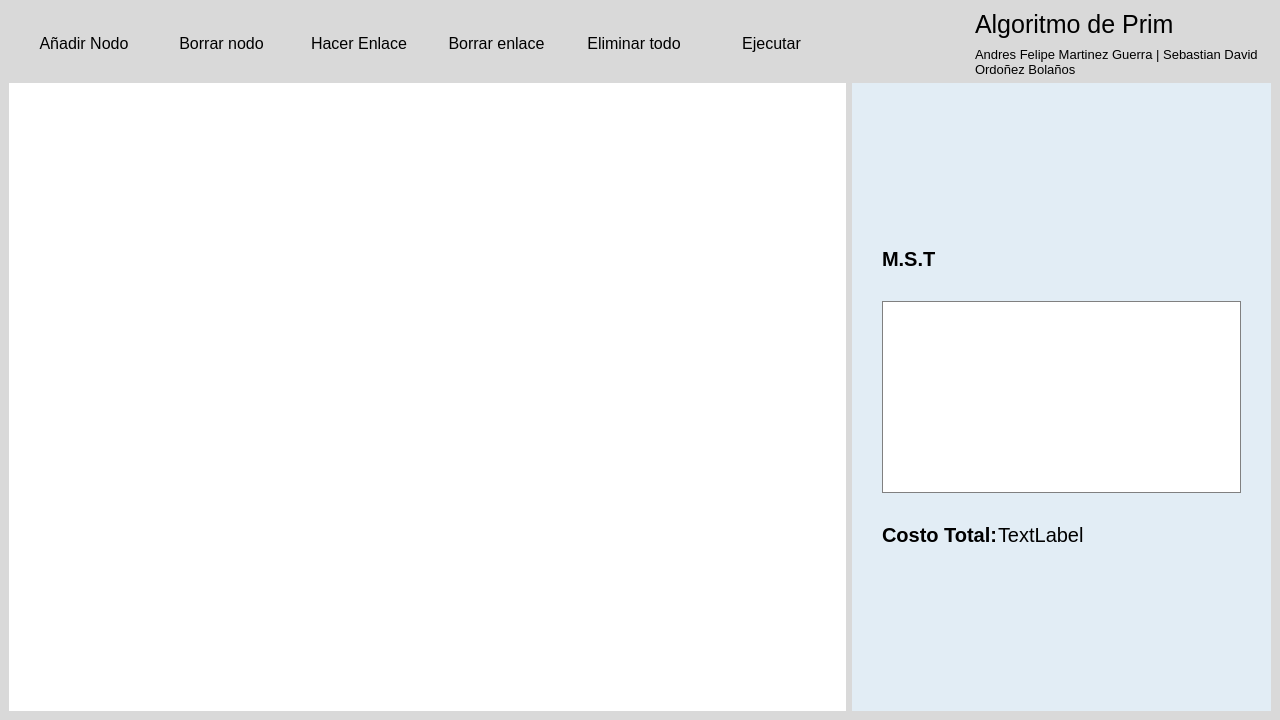
<?xml version="1.0" encoding="UTF-8"?>
<ui version="4.0">
 <class>MainWindow</class>
 <widget class="QMainWindow" name="MainWindow">
  <property name="geometry">
   <rect>
    <x>0</x>
    <y>0</y>
    <width>1280</width>
    <height>720</height>
   </rect>
  </property>
  <property name="windowTitle">
   <string>MainWindow</string>
  </property>
  <widget class="QWidget" name="centralwidget">
   <property name="styleSheet">
    <string notr="true">background-color: rgb(217, 217, 217);</string>
   </property>
   <layout class="QGridLayout" name="gridLayout_3">
    <item row="1" column="0">
     <widget class="QWidget" name="widget_grafo" native="true">
      <property name="sizePolicy">
       <sizepolicy hsizetype="MinimumExpanding" vsizetype="MinimumExpanding">
        <horstretch>10</horstretch>
        <verstretch>0</verstretch>
       </sizepolicy>
      </property>
      <property name="styleSheet">
       <string notr="true">background-color: rgb(255, 255, 255);</string>
      </property>
      <layout class="QVBoxLayout" name="verticalLayout"/>
     </widget>
    </item>
    <item row="0" column="0">
     <widget class="QWidget" name="menu_widget" native="true">
      <property name="styleSheet">
       <string notr="true">QPushButton {  
    border: none;  
    border-radius: 5px;  
    background-color: transparent; 
}  

QPushButton:hover {  
    background-color: rgb(236, 236, 236);  
}  

QPushButton:pressed {  
    background-color: rgb(253, 253, 253);  
} </string>
      </property>
      <layout class="QHBoxLayout" name="horizontalLayout_2">
       <item>
        <widget class="QPushButton" name="add_nodo_button">
         <property name="minimumSize">
          <size>
           <width>0</width>
           <height>50</height>
          </size>
         </property>
         <property name="font">
          <font>
           <pointsize>12</pointsize>
          </font>
         </property>
         <property name="cursor">
          <cursorShape>PointingHandCursor</cursorShape>
         </property>
         <property name="text">
          <string>Añadir Nodo</string>
         </property>
         <property name="icon">
          <iconset resource="icons_pack.qrc">
           <normaloff>:/Icons/icons/add_node.png</normaloff>:/Icons/icons/add_node.png</iconset>
         </property>
         <property name="iconSize">
          <size>
           <width>40</width>
           <height>40</height>
          </size>
         </property>
         <property name="checkable">
          <bool>true</bool>
         </property>
         <property name="autoExclusive">
          <bool>true</bool>
         </property>
        </widget>
       </item>
       <item>
        <widget class="QPushButton" name="delete_nodo_button">
         <property name="minimumSize">
          <size>
           <width>0</width>
           <height>50</height>
          </size>
         </property>
         <property name="font">
          <font>
           <pointsize>12</pointsize>
          </font>
         </property>
         <property name="cursor">
          <cursorShape>PointingHandCursor</cursorShape>
         </property>
         <property name="text">
          <string>Borrar nodo</string>
         </property>
         <property name="icon">
          <iconset resource="icons_pack.qrc">
           <normaloff>:/Icons/icons/icons8-delete-node-100.png</normaloff>:/Icons/icons/icons8-delete-node-100.png</iconset>
         </property>
         <property name="iconSize">
          <size>
           <width>40</width>
           <height>40</height>
          </size>
         </property>
         <property name="checkable">
          <bool>true</bool>
         </property>
         <property name="autoExclusive">
          <bool>true</bool>
         </property>
        </widget>
       </item>
       <item>
        <widget class="QPushButton" name="hacer_enlace_button">
         <property name="minimumSize">
          <size>
           <width>0</width>
           <height>50</height>
          </size>
         </property>
         <property name="font">
          <font>
           <pointsize>12</pointsize>
          </font>
         </property>
         <property name="cursor">
          <cursorShape>PointingHandCursor</cursorShape>
         </property>
         <property name="text">
          <string>Hacer Enlace</string>
         </property>
         <property name="icon">
          <iconset resource="icons_pack.qrc">
           <normaloff>:/Icons/icons/icons8-link-128.png</normaloff>:/Icons/icons/icons8-link-128.png</iconset>
         </property>
         <property name="iconSize">
          <size>
           <width>40</width>
           <height>40</height>
          </size>
         </property>
         <property name="checkable">
          <bool>true</bool>
         </property>
         <property name="autoExclusive">
          <bool>true</bool>
         </property>
        </widget>
       </item>
       <item>
        <widget class="QPushButton" name="delete_link">
         <property name="minimumSize">
          <size>
           <width>0</width>
           <height>50</height>
          </size>
         </property>
         <property name="font">
          <font>
           <pointsize>12</pointsize>
          </font>
         </property>
         <property name="cursor">
          <cursorShape>PointingHandCursor</cursorShape>
         </property>
         <property name="text">
          <string>Borrar enlace</string>
         </property>
         <property name="icon">
          <iconset resource="icons_pack.qrc">
           <normaloff>:/Icons/icons/icons8-link-100.png</normaloff>:/Icons/icons/icons8-link-100.png</iconset>
         </property>
         <property name="iconSize">
          <size>
           <width>40</width>
           <height>40</height>
          </size>
         </property>
         <property name="checkable">
          <bool>true</bool>
         </property>
         <property name="autoExclusive">
          <bool>true</bool>
         </property>
        </widget>
       </item>
       <item>
        <widget class="QPushButton" name="delete_all_button">
         <property name="minimumSize">
          <size>
           <width>0</width>
           <height>50</height>
          </size>
         </property>
         <property name="font">
          <font>
           <pointsize>12</pointsize>
          </font>
         </property>
         <property name="cursor">
          <cursorShape>PointingHandCursor</cursorShape>
         </property>
         <property name="text">
          <string>Eliminar todo</string>
         </property>
         <property name="icon">
          <iconset resource="icons_pack.qrc">
           <normaloff>:/Icons/icons/icons8-delete-96.png</normaloff>:/Icons/icons/icons8-delete-96.png</iconset>
         </property>
         <property name="iconSize">
          <size>
           <width>40</width>
           <height>40</height>
          </size>
         </property>
         <property name="checkable">
          <bool>true</bool>
         </property>
         <property name="autoExclusive">
          <bool>true</bool>
         </property>
        </widget>
       </item>
       <item>
        <widget class="QPushButton" name="calcular_mst_button">
         <property name="minimumSize">
          <size>
           <width>0</width>
           <height>50</height>
          </size>
         </property>
         <property name="font">
          <font>
           <pointsize>12</pointsize>
          </font>
         </property>
         <property name="cursor">
          <cursorShape>PointingHandCursor</cursorShape>
         </property>
         <property name="text">
          <string>Ejecutar</string>
         </property>
         <property name="icon">
          <iconset resource="icons_pack.qrc">
           <normaloff>:/Icons/icons/icons8-play-100.png</normaloff>:/Icons/icons/icons8-play-100.png</iconset>
         </property>
         <property name="iconSize">
          <size>
           <width>40</width>
           <height>40</height>
          </size>
         </property>
         <property name="checkable">
          <bool>true</bool>
         </property>
         <property name="autoExclusive">
          <bool>true</bool>
         </property>
        </widget>
       </item>
      </layout>
     </widget>
    </item>
    <item row="0" column="1">
     <layout class="QGridLayout" name="gridLayout_2">
      <item row="0" column="0">
       <spacer name="horizontalSpacer">
        <property name="orientation">
         <enum>Qt::Horizontal</enum>
        </property>
        <property name="sizeHint" stdset="0">
         <size>
          <width>123</width>
          <height>20</height>
         </size>
        </property>
       </spacer>
      </item>
      <item row="0" column="2">
       <widget class="QLabel" name="label">
        <property name="maximumSize">
         <size>
          <width>50</width>
          <height>50</height>
         </size>
        </property>
        <property name="text">
         <string/>
        </property>
        <property name="pixmap">
         <pixmap resource="icons_pack.qrc">:/Icons/icons/icons8-algorithm-100.png</pixmap>
        </property>
        <property name="scaledContents">
         <bool>true</bool>
        </property>
       </widget>
      </item>
      <item row="0" column="1">
       <widget class="QLabel" name="label_3">
        <property name="font">
         <font>
          <pointsize>19</pointsize>
         </font>
        </property>
        <property name="text">
         <string>Algoritmo de Prim</string>
        </property>
       </widget>
      </item>
      <item row="1" column="0">
       <spacer name="horizontalSpacer_4">
        <property name="orientation">
         <enum>Qt::Horizontal</enum>
        </property>
        <property name="sizeHint" stdset="0">
         <size>
          <width>40</width>
          <height>20</height>
         </size>
        </property>
       </spacer>
      </item>
      <item row="1" column="1">
       <widget class="QLabel" name="label_desarrollado_por">
        <property name="font">
         <font>
          <pointsize>10</pointsize>
         </font>
        </property>
        <property name="text">
         <string>Andres Felipe Martinez Guerra | Sebastian David Ordoñez Bolaños</string>
        </property>
        <property name="wordWrap">
         <bool>true</bool>
        </property>
       </widget>
      </item>
     </layout>
    </item>
    <item row="1" column="1">
     <widget class="QWidget" name="dock_mov" native="true">
      <property name="sizePolicy">
       <sizepolicy hsizetype="Preferred" vsizetype="Preferred">
        <horstretch>5</horstretch>
        <verstretch>0</verstretch>
       </sizepolicy>
      </property>
      <property name="styleSheet">
       <string notr="true">background-color: rgb(226, 237, 245);</string>
      </property>
      <layout class="QGridLayout" name="gridLayout">
       <property name="leftMargin">
        <number>30</number>
       </property>
       <property name="topMargin">
        <number>30</number>
       </property>
       <property name="rightMargin">
        <number>30</number>
       </property>
       <property name="bottomMargin">
        <number>30</number>
       </property>
       <property name="horizontalSpacing">
        <number>10</number>
       </property>
       <property name="verticalSpacing">
        <number>30</number>
       </property>
       <item row="1" column="0">
        <widget class="QLabel" name="mst_label">
         <property name="font">
          <font>
           <pointsize>15</pointsize>
           <bold>true</bold>
          </font>
         </property>
         <property name="text">
          <string>M.S.T</string>
         </property>
        </widget>
       </item>
       <item row="2" column="0">
        <widget class="QTableView" name="tableview_mst">
         <property name="styleSheet">
          <string notr="true">QTableView {  
    border: 1px solid gray;  
    gridline-color: lightgray; /* Color de las líneas de la cuadrícula */  
    background-color: white;  
    selection-background-color: lightblue; /* Color de selección */  
    selection-color: black; /* Color del texto seleccionado */  
}  

QHeaderView::section {  
    background-color: #e0e0e0; /* Color de cabecera */  
    padding: 5px;  
    border: 1px solid gray;  
}  </string>
         </property>
        </widget>
       </item>
       <item row="3" column="0">
        <layout class="QHBoxLayout" name="horizontalLayout">
         <item>
          <widget class="QLabel" name="costo_total_label">
           <property name="font">
            <font>
             <pointsize>15</pointsize>
             <bold>true</bold>
            </font>
           </property>
           <property name="text">
            <string>Costo Total:</string>
           </property>
          </widget>
         </item>
         <item>
          <widget class="QLabel" name="label_digitar_costo_total">
           <property name="font">
            <font>
             <pointsize>15</pointsize>
            </font>
           </property>
           <property name="text">
            <string>TextLabel</string>
           </property>
          </widget>
         </item>
         <item>
          <spacer name="horizontalSpacer_2">
           <property name="orientation">
            <enum>Qt::Horizontal</enum>
           </property>
           <property name="sizeType">
            <enum>QSizePolicy::MinimumExpanding</enum>
           </property>
           <property name="sizeHint" stdset="0">
            <size>
             <width>40</width>
             <height>20</height>
            </size>
           </property>
          </spacer>
         </item>
        </layout>
       </item>
       <item row="4" column="0">
        <spacer name="verticalSpacer_2">
         <property name="orientation">
          <enum>Qt::Vertical</enum>
         </property>
         <property name="sizeHint" stdset="0">
          <size>
           <width>20</width>
           <height>98</height>
          </size>
         </property>
        </spacer>
       </item>
       <item row="0" column="0">
        <spacer name="verticalSpacer">
         <property name="orientation">
          <enum>Qt::Vertical</enum>
         </property>
         <property name="sizeHint" stdset="0">
          <size>
           <width>20</width>
           <height>99</height>
          </size>
         </property>
        </spacer>
       </item>
      </layout>
     </widget>
    </item>
   </layout>
  </widget>
 </widget>
 <resources>
  <include location="icons_pack.qrc"/>
 </resources>
 <connections/>
</ui>
